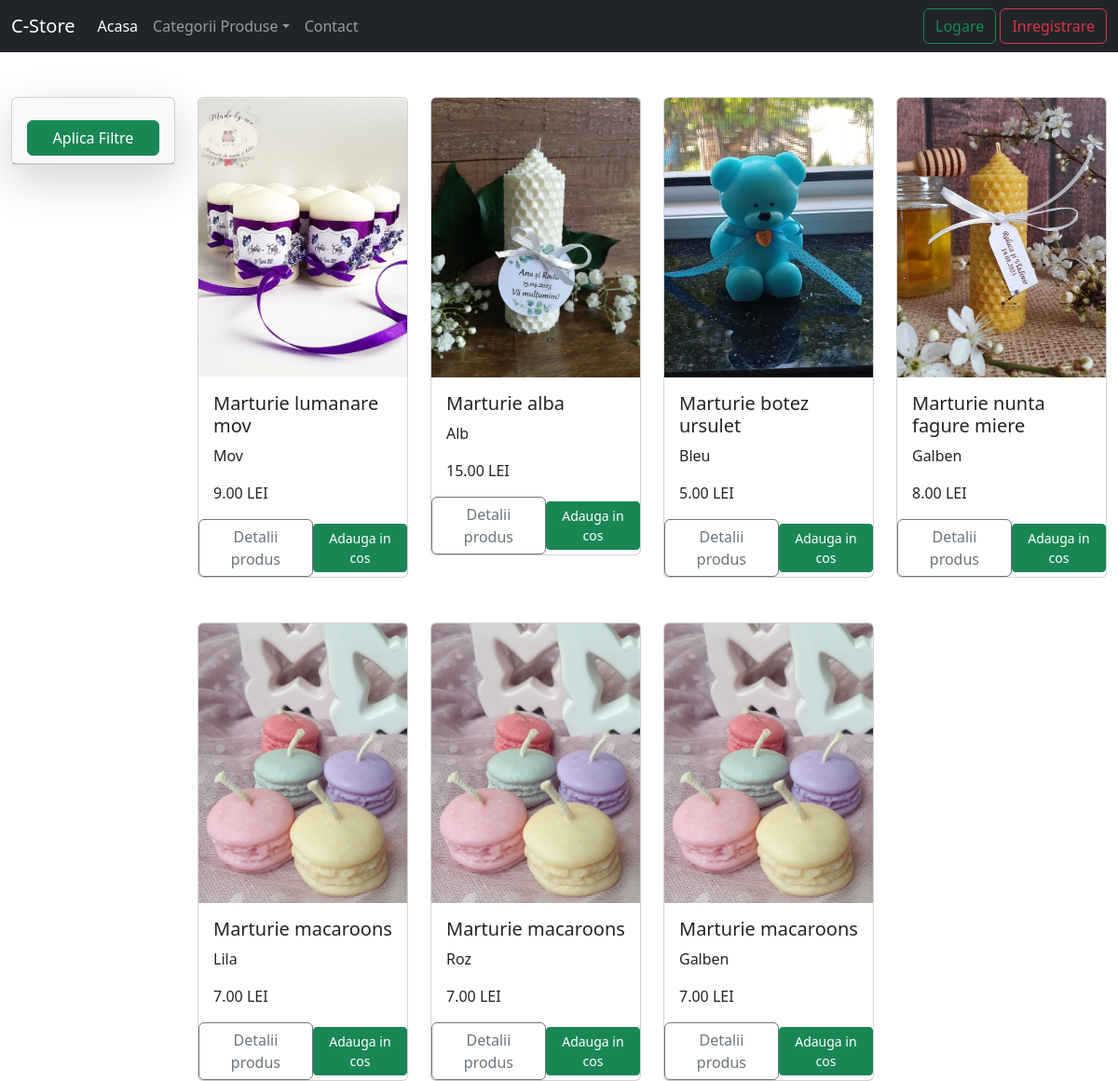
Page /get_products/2/ on the committed database.
### product/models.py (models this page shows, shortened)
class Product(models.Model):
    COLOR = [
        ('bleu', 'Bleu'),
        ('roz', 'Roz'),
        ('alb', 'Alb'),
        ('lila', 'Lila'),
        ('verde', 'Verde'),
        ('mov', 'Mov'),
        ('galben', 'Galben')
    ]
    name = models.CharField(max_length=255)
    color = models.CharField(max_length=10, choices=COLOR)
    description = models.TextField()
    image = models.ImageField(upload_to='static/products/')
    category = models.ForeignKey(Category, on_delete=models.CASCADE)
    price = models.DecimalField(max_digits=10, decimal_places=2)
    available = models.BooleanField(default=True)

### product/views.py (the view)
# urls.py: path('get_products/<int:pk>/', views.get_all_products_per_category, name='get-products'),
def get_all_products_per_category(request, pk):
    products_per_category = Product.objects.filter(category_id=pk)
    return render(request, 'product/list_of_products.html',
                  {'all_products': products_per_category})

### cstore/context_processors.py (called while the page is built)
def get_all_categories(request):
    get_categories = Category.objects.all()
    return {'categories': get_categories}

### templates/product/list_of_products.html (shortened to what this page needs)
{% extends 'base.html' %}
{% load static %}
{% block content %}
    <div class="container-fluid">
        <div class="row">
            <div class="col-md-2 gy-5">
                <div class="card shadow-lg">
                    <div class="card-header card-header-filters">
                        <div class="d-grid gap-2">
                        <button class="btn btn-success mt-3 collapsed" type="button" data-bs-toggle="collapse" data-bs-target="#filtersCollapse"
                                aria-expanded="false" aria-controls="filtersCollapse">Aplica Filtre</button>
                        </div>
                    </div>
                </div>
            </div>
            <div class="col-md-10">
                <div class="row">
                    {% if all_products %}
                        {% for product in all_products %}
                            <div class="col-md-3 gy-5">
                                <div class="card">
                                    {% if product.image %}
                                        <img src="{{ product.image.url }}" alt="Imagine Produs"
                                             class="card-img-top" width="100%" height="300" style="object-fit: cover">
                                    {% else %}
                                        <img src="{% static 'images/logo.jpeg' %}" alt="Imagine produs indisponibila"
                                             class="card-img-top" width="100%" height="300" style="object-fit: cover">
                                    {% endif %}
                                    <div class="card-body">
                                        <h5 class="card-title">{{ product.name }}</h5>
                                        <p class="card-text">{{ product.color|capfirst }}</p>
                                        <p class="card-text">{{ product.price }} LEI</p>
                                    </div>
                                    <div class="d-flex justify-content-between align-items-center">
                                        <a class="btn btn-outline-secondary"
                                           href="{% url 'details-product' product.id %}">Detalii produs</a>
                                        <form action="{% url 'add-to-cart' %}" method="post">
                                            <button type="submit" class="btn btn-sm btn-success"> Adauga in cos
                                            </button>
                                        </form>
                                    </div>
                                </div>
                            </div>
                        {% endfor %}
                    {% endif %}
                </div>
            </div>
        </div>
    </div>
{% endblock %}

### rows in the picture
Product: image (picture), name "Marturie lumanare mov", color "Mov", price "9.00"
Product: image (picture), name "Marturie alba", color "Alb", price "15.00"
Product: image (picture), name "Marturie botez ursulet", color "Bleu", price "5.00"
Product: image (picture), name "Marturie nunta fagure miere", color "Galben", price "8.00"
Product: image (picture), name "Marturie macaroons", color "Lila", price "7.00"
Product: image (picture), name "Marturie macaroons", color "Roz", price "7.00"
Product: image (picture), name "Marturie macaroons", color "Galben", price "7.00"
